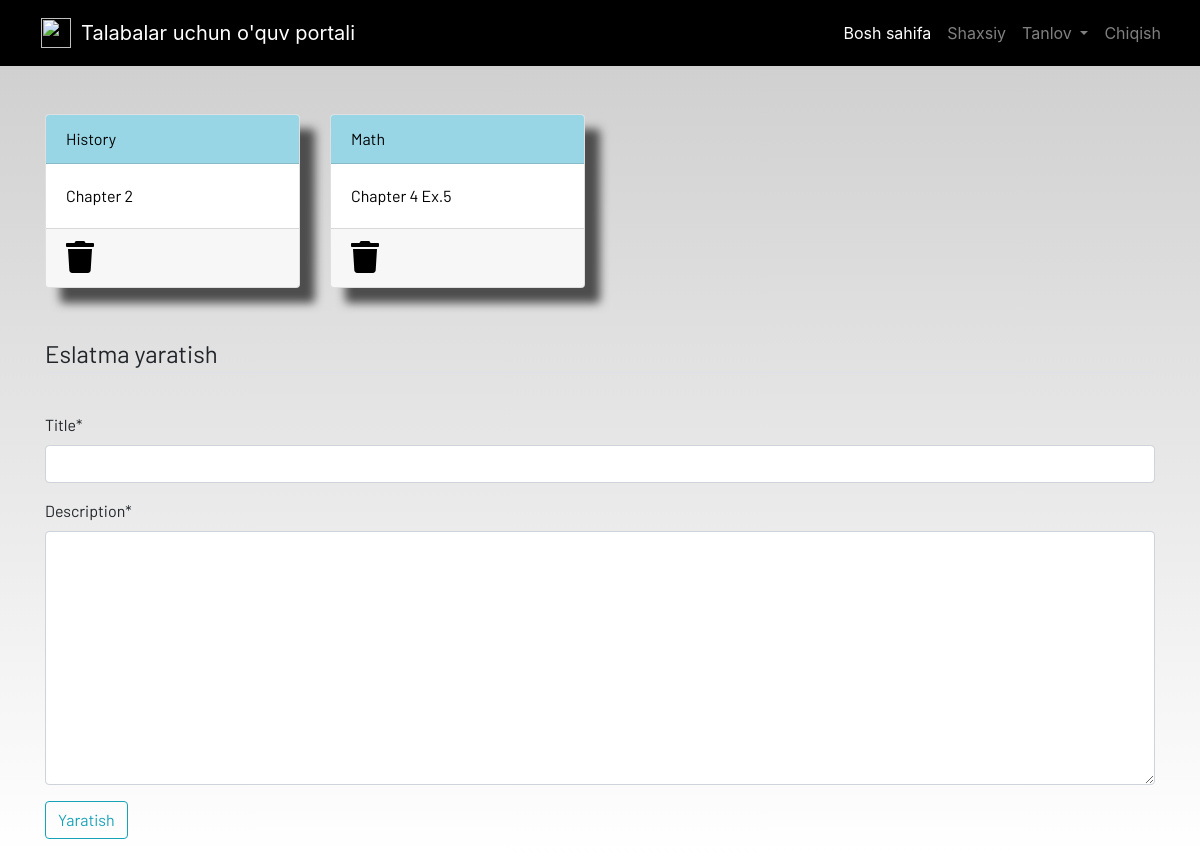
Before: /notes (signed in) with the older database file.
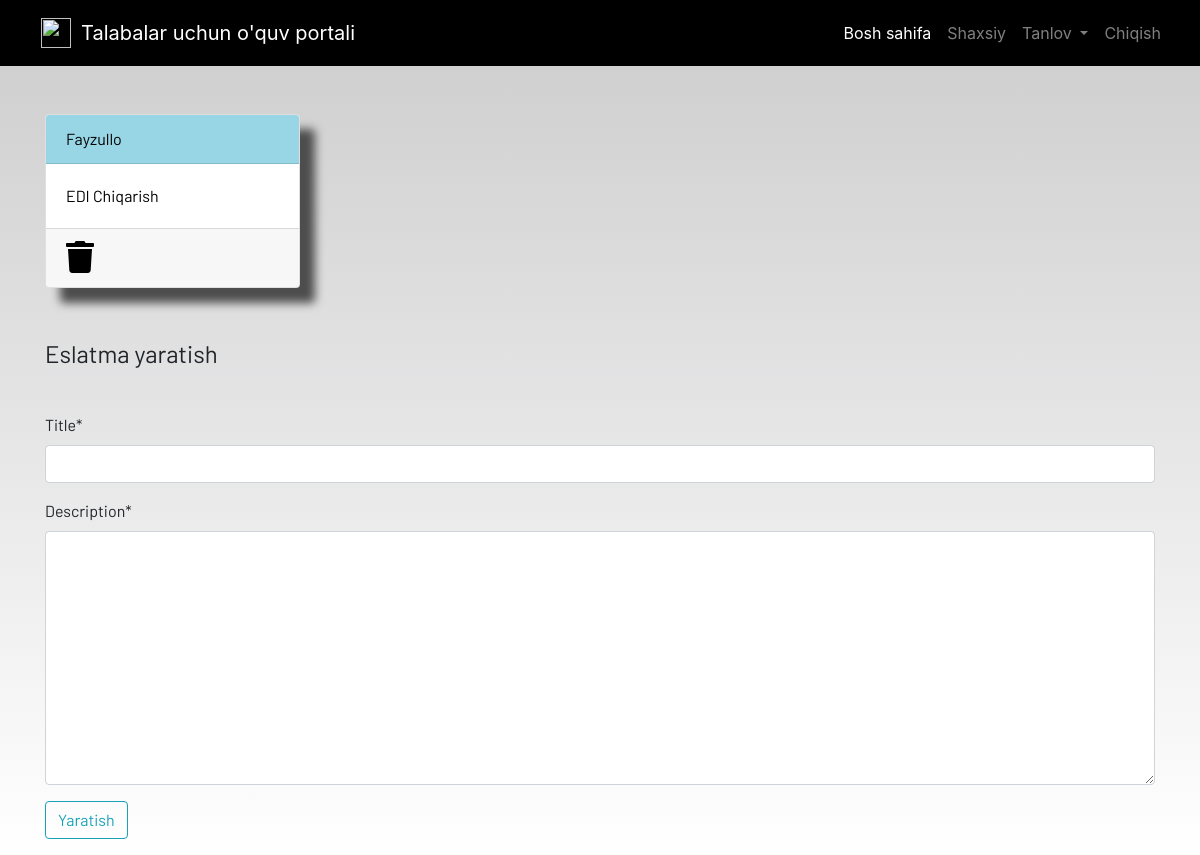
After: the same page with the newer database file.
### dashboard/models.py (models this page shows, shortened)
class Notes(models.Model):
    user = models.ForeignKey(User,on_delete=models.CASCADE)
    title = models.CharField(max_length=200)
    description = models.TextField()
    class Meta:
        verbose_name = "notes"
        verbose_name_plural = "notes"

### dashboard/views.py (the view)
# urls.py: path('notes',views.notes,name='notes'),
@login_required
def notes(request):
    if request.method == "POST":
        form = NotesForm(request.POST)
        if form.is_valid():
            notes = Notes(user=request.user, title=request.POST['title'],description=request.POST['description'])
            notes.save()
        messages.success(request,f"Notes Added from {request.user.username} Successfully!")
        return redirect("notes")
    else:
        form = NotesForm()
    notes = Notes.objects.filter(user=request.user)
    context = {'notes':notes,'form':form}
    return render(request,'dashboard/notes.html', context)

### dashboard/forms.py
class NotesForm(forms.ModelForm):
    class Meta:
        model = Notes
        fields = ['title','description']

### dashboard/templates/dashboard/notes.html
{% extends 'dashboard/base.html' %}
{% load static %}
{% load crispy_forms_tags %}
{% block content %}
<div class="container">
    <div class="row">
        {% for note in notes %}
        <div class="col-md-3">
            <a href="{% url 'notes-detail' note.id %}">
                <div class="card">
                    <div class="card-header">{{note.title}}</div>
                    <div class="card-body">{{note.description|slice:"0:100"}}</div>
                    <div class="card-footer mt-auto "><a href="{% url 'delete-note' note.id %}">
                        <i class="fa fa-trash fa-2x"></i></a>
                    </div>
                </div>
            </a>
        </div>
        {% endfor %}
        <br><br>
    </div>
</div>
<br><br>
<div class="container">
    <form method="post">{% csrf_token %}
        <fieldset class="form-group">
            <legend class="border-bottom mb-4">Eslatma yaratish</legend>
        </fieldset>
        {{form|crispy}}
        <div class="form-group">
            <button href="" class="btn btn-outline-info" type="submit">
                Yaratish
            </button>
        </div>
    </form>
</div>
{% endblock content %}

### dashboard/templates/dashboard/base.html (shortened to what this page needs)
<!DOCTYPE html>
{% load static %}
<html lang="en">
<head>
  <link rel="stylesheet" href="https://stackpath.bootstrapcdn.com/bootstrap/4.3.1/css/bootstrap.min.css"
 />
  <link rel="stylesheet" href="https://use.fontawesome.com/releases/v5.7.2/css/all.css"
 />
  <link rel="stylesheet" href="{% static 'css/main.css' %}" />
</head>
<body>
  <header>
    <nav class="navbar navbar-expand-lg navbar-dark bg-dark">
      <div class="container-fluid">
        <img src="https://brandlogos.net/wp-content/uploads/2021/10/meta-logo-768x768.png" width="30" height="30" class="d-inline-block align-top" style="margin:10px;" alt="">
        <a class="navbar-brand" href="{% url 'home' %}">Talabalar uchun o'quv portali</a>
        <div class="collapse navbar-collapse justify-content-end " [class.show]="isOpen" id="navbarNav">
          <ul class="navbar-nav mb-2 mb-lg-0">
            <li class="nav-item">
              <a class="nav-link active" aria-current="page" href="{% url 'home' %}">Bosh sahifa</a>
            </li>
          {% if user.is_authenticated %}
            <li class="nav-item">
              <a class="nav-link" href="{% url 'profile' %}">Shaxsiy</a>
            </li>
            <li class="nav-item dropdown">
              <a class="nav-link dropdown-toggle" href="#" id="navbarDropdown" role="button" data-toggle="dropdown"
                aria-haspopup="true" aria-expanded="false">
                Tanlov
              </a>
            </li>
            <li class="nav-item">
              <a class="nav-link" href="{% url 'logout' %}">Chiqish</a>
            </li>
          {% endif %}
          </ul>
        </div>
      </div>
    </nav>
  </header>
  <br /><br />
  <main>
    {% block content %}
    {% endblock content %}
  </main>
</body>
</html>

### static/css/main.css (style rules this page uses)
html { scroll-behavior: smooth; height: 100%; width: 100%; }
main { font-family: Barlow, Quicksand, Rubik, sans-serif, serif, 'Times New Roman', Times, serif !important; }
.navbar { background-color: rgb(0, 0, 0) !important; }
.card { box-shadow: 15px 15px 10px rgb(78, 77, 77); }
a { text-decoration: none !important; color: black; }
.card-header { color: black !important; background: rgb(152, 214, 230) !important; transition: 0.3s ease-in; }
html, body { max-width: 100%; overflow-x: hidden; height: 100%; width: 100%; }
body { background: linear-gradient(rgba(0, 0, 0, 0.2), rgba(255, 255, 255, 0.5)); overflow-x: hidden; background-repeat: no-repeat; }
.card-header { background-color: rgb(133, 204, 231); }
.col-md-3 .card { width: 100%; height: 100%; }
.fa { color: black; }

Changed rows visible on the page:
removed Notes: title "History", description "Chapter 2"
removed Notes: title "Math", description "Chapter 4 Ex.5"
added Notes: title "Fayzullo", description "EDI Chiqarish"
